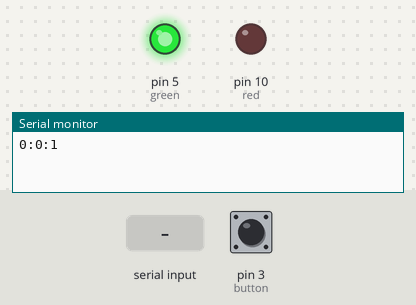
A sketch run on a simulated Arduino Uno, built with avr-gcc and run on an emulated ATmega328P. On the bench: output pins drawn as LEDs (lit = HIGH), the last lines printed to the serial monitor. Dashed ring = blinking. Inputs (shaded band) come from the test bench; at power-on: pin 3 (button) LOW. Sleep ends after the set time or at an interrupt.

Above: at 1.2 s.
1.3 s: "90,45,200\n" received over Serial
At 2.1 s:
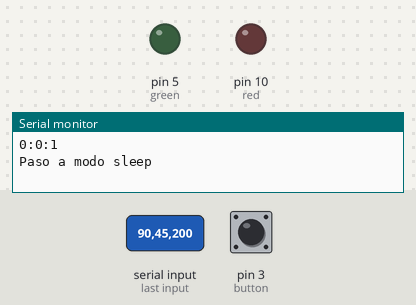
2.8 s: pin 3 (button) pulled HIGH for 0.15 s
At 4.5 s:
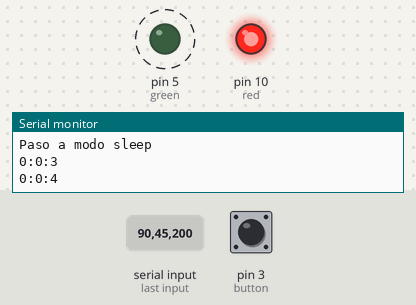
5.9 s: "30,150,10\n" received over Serial
At 6.8 s:
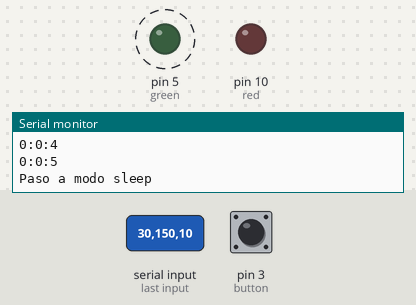
7.4 s: pin 3 (button) pulled HIGH for 1 s
At 8.8 s:
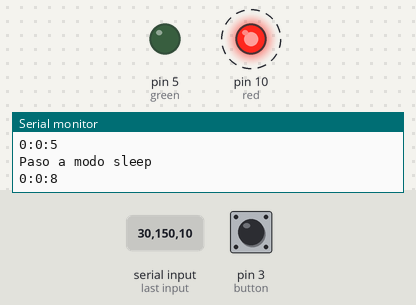
Timing chart, 0 to 12.4 s (numbered marks = the images above; inputs shaded):
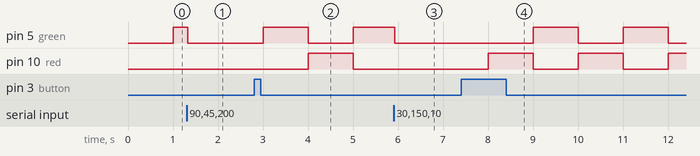

Measured:
- after the input at 1.3 s, pin 5 (green): HIGH → LOW after 0.03 s instead of 0.71 s; pin 10 (red): stays LOW (without the input it goes to HIGH after 0.71 s)
- after the input at 2.8 s, pin 5 (green): LOW → HIGH after 0.21 s, → LOW 1.0 s later, → HIGH 1.0 s later; pin 10 (red): LOW → HIGH after 1.2 s, → LOW 1.0 s later
- after the input at 5.9 s, pin 10 (red): stays LOW (without the input it goes to HIGH after 0.11 s)
- after the input at 7.4 s, pin 5 (green): alternates HIGH for 1.0 s and LOW for 1.0 s, starting after 1.6 s; pin 10 (red): alternates HIGH for 1.0 s and LOW for 1.0 s, starting after 0.61 s

The sketch:

p2.ino
```cpp
/*
   Reloxo
   Miguel Blanco Godón
 */
#include <MsTimer2.h>
#include <avr/sleep.h>

const int button = 3;
const int green = 5;
const int red = 10;
volatile int h = 0, m = 0, s = 0;
volatile bool pinState = HIGH, sleeping = false;

void timer2_interruption_handler(void);
void sleepNow(void);
void sleep_irs(void);

void setup(void)
{
	// inicializase comunicacion serie
	Serial.begin(9600);
	// inicializanse os pins
	pinMode(button, INPUT);
	pinMode(green, OUTPUT);
	pinMode(red, OUTPUT);
	// inicializase o timer 2
	MsTimer2::set(1000, timer2_interruption_handler);
	MsTimer2::start();
	// asignaselle á interrupcion provocada polo pin 3 a irs "sleep_irs"
	attachInterrupt(INT1, sleep_irs, HIGH);
	// configúrase o modo de sleep
	set_sleep_mode(SLEEP_MODE_EXT_STANDBY);
}

void loop(void)
{
	int hprov, mprov, sprov;
	// compróbase se hai datos de entrada no porto serie
	if (sleeping) {
		// segue durmindo
		sleepNow();
	} else {
		if (Serial.available() > 0) {
			// extráense os valores para poñer o reloxo en hora
			hprov = Serial.parseInt();
			mprov = Serial.parseInt();
			sprov = Serial.parseInt();
			// baldeirase o buffer de entrada pra descartar os datos de mais
			while (Serial.available() > 0)
			{
				Serial.read();
			}
			// se a hora non cadra, pasa a modo sleep
			if ((hprov<0)||(hprov>23)||(mprov<0)||(mprov>59)||(sprov<0)||(sprov>59)) {
				Serial.println("Paso a modo sleep");
				// espérase a que baldeire o buffer de saída
				Serial.flush();
				sleeping = true;
				// apaga os leds
				digitalWrite(green, LOW);
				digitalWrite(red, LOW);
				// modo sleep
				sleepNow();
				// baldeirase o buffer cando esperta por se quedaron datos no buffer pra que non cambie a hora
				while (Serial.available() > 0)
				{
					Serial.read();
				}
			} else {
				// actualízase a hora do reloxo
				h = hprov; m = mprov; s = sprov;
			}
		}
	}
}

// rutina que computa a hora e realiza a comunicación serie e controla os leds
void timer2_interruption_handler(void)
{
	if (++s > 59) {
		s = 0;
		m++;
	}
	if (m > 59) {
		m = 0;
		h++;
	}
	if (h > 23) {
		h = 0;
	}
	// só se comunica e encende os leds en caso de non estar no modo de aforro de enerxía
	if (!sleeping) {
		Serial.print(h, DEC); Serial.print(":");
		Serial.print(m, DEC); Serial.print(":");
		Serial.println(s, DEC); Serial.flush();
		digitalWrite(green, pinState);
		digitalWrite(red, !pinState);
	}
	pinState = !pinState;
}

// rutina de interrupción do pulsador
void sleep_irs(void)
{
	sleeping = false;
}

// rutina de modo aforro de enerxía
void sleepNow(void)
{
	sleep_enable();
	sei();
	sleep_cpu();
	sleep_disable();
}
```
